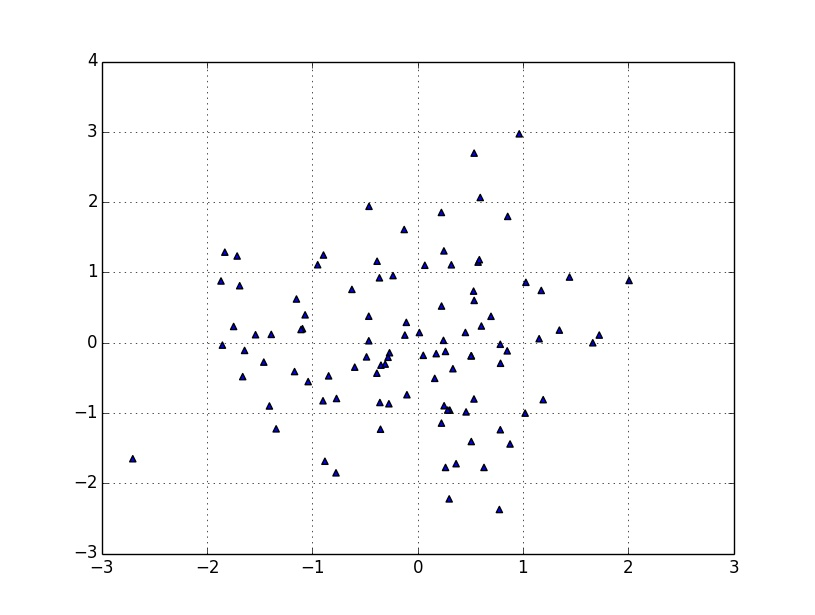

The script that drew this image:
# -*- coding: utf-8 -*-
import numpy as np
import matplotlib.pyplot as plt

def main():
    # 乱数を100個生成(x, y)
    x = np.random.randn(100)
    y = np.random.randn(100)
    # 散布図
    plt.scatter(x, y, marker='^', s=15)
    # 表示
    plt.grid()
    plt.show()

if __name__ == '__main__':
    main()
